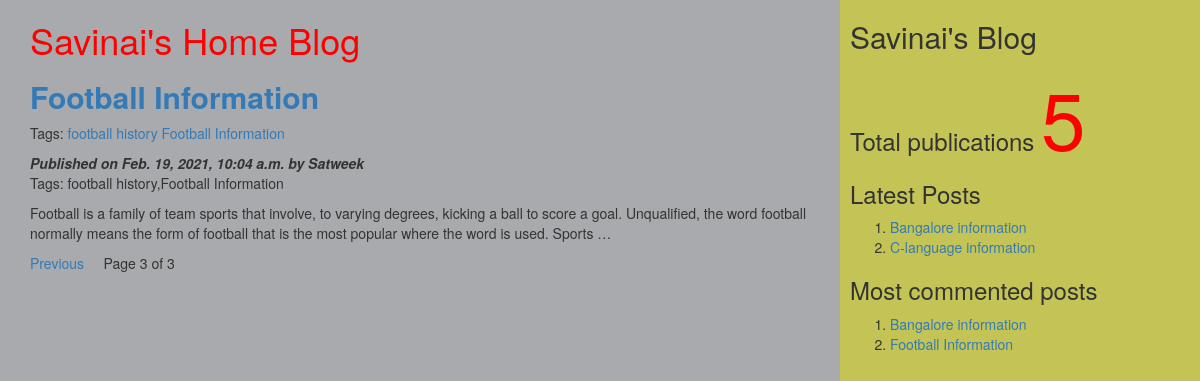
/?page=3, run on the app's committed database.
### myApp/models.py (models this page shows, shortened)
class Post(models.Model):
    tags = TaggableManager()
    STATUS_CHOICE=(('draft', 'Draft'),('published', 'Published'))
    title=models.CharField(max_length=200)
    slug=models.SlugField(max_length=50, unique_for_date='publish')
    author=models.ForeignKey(User, related_name='blog_posts', on_delete=models.CASCADE)
    body=models.TextField()
    publish=models.DateTimeField(default=timezone.now)
    created=models.DateTimeField(auto_now_add=True)
    updated=models.DateTimeField(auto_now=True)
    status=models.CharField(max_length=20, choices=STATUS_CHOICE, default='draft')
    objects=CustomerManager()
    class Meta:
        ordering=('-publish',)
    def get_absolute_url(self):
        return reverse('post_detail', args=[self.publish.year, self.publish.strftime('%m'), self.publish.strftime('%d'), self.slug])

### myApp/views.py (the view)
# urls.py: url(r'^$',views.post_list_view),
def post_list_view(request, tag_slug=None):
    post_list=Post.objects.all()
    tag=None
    if tag_slug:
        tag=get_object_or_404(Tag, slug=tag_slug)
        post_list=post_list.filter(tags__in=[tag])
    paginator=Paginator(post_list, 2)
    page_number = request.GET.get('page')
    try:
        post_list = paginator.page(page_number)
    except PageNotAnInteger:
        post_list=paginator.page(1)
    except EmptyPage:
        post_list=paginator.page(paginator.num_pages)
    d={'post_list':post_list, 'tag':tag}
    return render(request, 'myApp/post_list.html', d)

### myApp/models.py (called while the page is built)
    def get_queryset(self):
        return super().get_queryset().filter(status='published')

### myApp/templatetags/mytags.py (called while the page is built)
@register.simple_tag
def total_posts():
    return Post.objects.count()

@register.inclusion_tag('myApp/latest_post.html')
def show_latest_posts(count=3):
    latest_posts=Post.objects.order_by('-publish')[:count]
    return ({'latest_posts':latest_posts})

@register.simple_tag
def get_most_commented_posts(count=2):
    return Post.objects.annotate(total_comments=Count('comments')).order_by('-total_comments')[:count]

### templates/myApp/post_list.html (shortened to what this page needs)
<!DOCTYPE html>
{% extends 'myApp/parent.html' %}
    {% block content_block %}
    <h1 style="color:red;">Savinai's Home Blog</h1>
    {% for post in post_list %}
    <a href={{post.get_absolute_url}}><h2><b>{{post.title}}</b></h2></a>
    <p>
      Tags:
        {% for t in post.tags.all %}
        <a href="{% url 'post_list_by_tag_name' t.slug %}">{{t.name}}</a>
        {% endfor %}
    </p>
    <i><b>Published on {{post.publish}} by {{post.author|title}}</b></i>
    <p>Tags: {{post.tags.all|join:','}}</p>
    {{post.body|truncatewords:40|linebreaks}}
    {% endfor %}
    {% include 'myApp/pagination.html' with page=post_list %}
    {% endblock %}

### templates/myApp/parent.html (shortened to what this page needs)
<!DOCTYPE html>
{%load mytags%}
<html lang="en" dir="ltr">
  <head>
    <link rel="stylesheet" href="https://maxcdn.bootstrapcdn.com/bootstrap/3.3.7/css/bootstrap.min.css">
  </head>
  <body>
    <div class="content" style="width:70%; float:left; background-color:#a8aaad; height:1000px; padding: 0 0 0 30px;">
      {% block content_block %}
      {% endblock %}
    </div>
    <div class="sidebar" style="width:30%; float:right; height:1000px; background-color:#c4c456; padding: 0 0 0 10px">
      <h2>Savinai's Blog</h2>
      <h3>Total publications
        <span style='color:red; font-size:80px'>{%total_posts%}</span>
      </h3>
      <h3>Latest Posts</h3>
      {%show_latest_posts 2%}
      <h3>Most commented posts</h3>
      {% get_most_commented_posts as m %}
      <ol>
        {% for post in m %}
        <li><a href="{{post.get_absolute_url}}">{{post.title}}</a> </li>
        {% endfor %}
      </ol>
    </div>
  </body>
</html>

### templates/myApp/latest_post.html
<!DOCTYPE html>
<html lang="en" dir="ltr">
  <body>
    <ol>
    {% for post in latest_posts %}
    <li><a href="{{post.get_absolute_url}}">{{post.title}}</a></li>
    {% endfor %}
    </ol>
  </body>
</html>

### data on the page
Post: title "Football Information", publish "Feb. 19, 2021, 10:04 a.m.", author "Satweek", tags.all "football history,Football Information", body "Football is a family of team sports that involve, to varying degrees, kicking a ball to score a goal. Unqualified, the word football normally means the form of football that is the most popular where the word is used. Sports …"
Tag: name "football history"
Tag: name "Football Information"
Post: title "Bangalore information"
Post: title "C-language information"

### other printed values
{{ page.number }} "3"
{{ page.paginator.num_pages }} "3"
